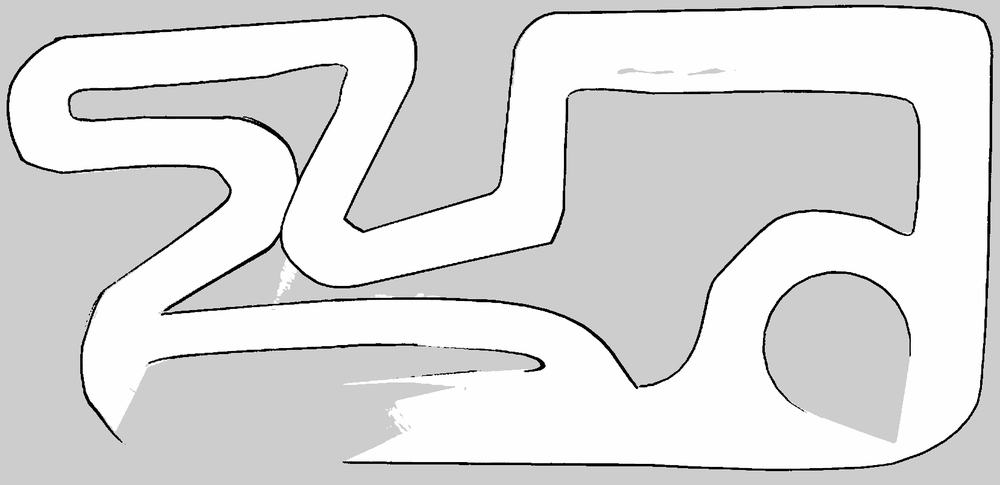
#> input picture tianbot_ws/src/tianracer/tianracer_gazebo/maps/my_map.pgm, 1000 x 485 px, shrunk from 1658 x 804 before the run, found by its file name
$ python 1.py
#> lines starting #> are read from the running program, lines starting #| are printed output that depends on the picture
from PIL import Image

# 打开地图文件
img = Image.open('/home/sunny/tianbot_ws/src/tianracer/tianracer_gazebo/maps/my_map.pgm')
#> img is the input picture: PIL image 1000x485 L; min 0, max 255, mean 220.7

# 旋转90度，并扩展图像尺寸
img_rotated = img.rotate(90, expand=True)
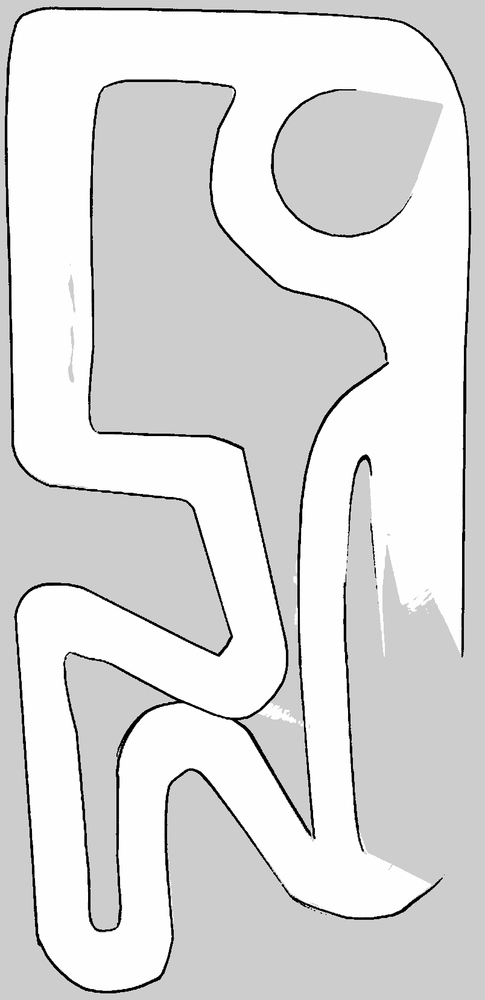
#> img_rotated: PIL image 485x1000 L; min 0, max 255, mean 220.7

# 保存旋转后的地图
img_rotated.save('/home/sunny/tianbot_ws/src/tianracer/tianracer_gazebo/maps/my_map_rotated.pgm')
